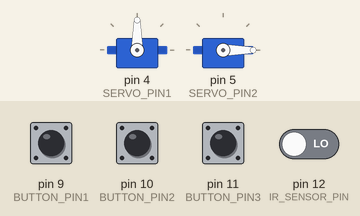
A sketch run on a simulated Arduino Uno, built with avr-gcc and run on an emulated ATmega328P. Parts: 2 × servo. Inputs (shaded band) come from the test bench; at power-on: pin 9 (BUTTON_PIN1), pin 10 (BUTTON_PIN2), pin 11 (BUTTON_PIN3) HIGH, pin 12 (IR_SENSOR_PIN) LOW.

Above: at 1.2 s.
1.3 s: pin 9 (BUTTON_PIN1) pulled LOW for 0.15 s
At 2.7 s:
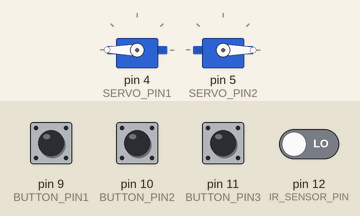
4.4 s: pin 12 (IR_SENSOR_PIN) driven HIGH
At 5.7 s:
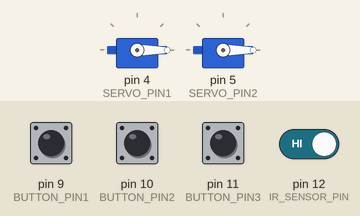
6.8 s: pin 12 (IR_SENSOR_PIN) driven LOW
At 7.4 s:
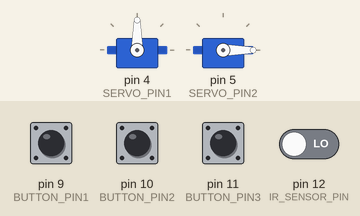
8.3 s: pin 10 (BUTTON_PIN2) pulled LOW for 0.15 s
At 9.2 s:
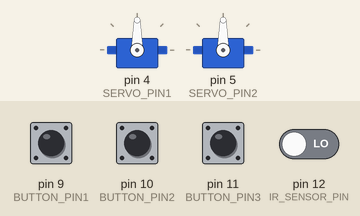
11.4 s: pin 10 (BUTTON_PIN2) pulled LOW for 1 s
At 14.5 s:
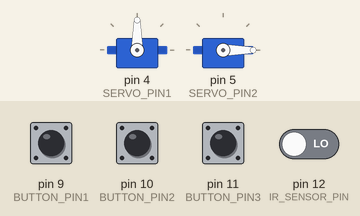
Timing chart, 0 to 16.0 s (numbered marks = the images above; inputs shaded):
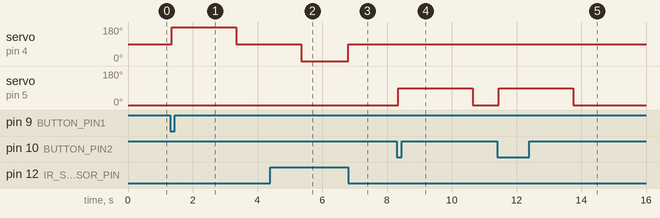

The sketch:

servo_control-_base_.ino
```cpp
#include <Servo.h>

const int BUTTON_PIN1   = 9; // pin raspi 5
const int BUTTON_PIN2   = 10; // pin raspi 6, dari output raspi
const int BUTTON_PIN3   = 11;  // pin raspi 16 === ini konek kemana??
const int IR_SENSOR_PIN = 12; // ir reset posisition
const int SERVO_PIN1    = 4;  // servo continuous rotation
const int SERVO_PIN2    = 5;  // servo positional 180 derajat

const int SERVO_STOP = 90;    // netral (berhenti) - servo 1
const int SERVO_CW   = 180;   // putar CW - servo 1
const int SERVO_CCW  = 0;     // putar CCW - servo 1

// Catatan asumsi sensor IR (sesuai spesifikasi terbaru):
//   - IR_SENSOR_PIN == HIGH  -> BELUM di posisi awal -> servo1 CCW (mencari home)
//   - IR_SENSOR_PIN == LOW   -> SUDAH di posisi awal  -> servo1 berhenti (home tercapai)
// Jika ternyata modul sensor kamu punya polaritas terbalik, tinggal balik kondisi
// pembacaan "irSensorHigh" di bawah.

// ==== Durasi servo 1 ====
const unsigned long MOVE_OUT_DURATION = 2000; // durasi gerak CW menjauh dari home (dipicu tombol)
const unsigned long HOLD_DELAY_BTN1   = 2000; // jeda setelah CW, untuk BUTTON_PIN1
const unsigned long HOLD_DELAY_BTN3   = 8000; // jeda setelah CW, untuk BUTTON_PIN3

// ==== Konfigurasi servo 2 (positional 180 derajat) ====
const int SERVO2_HOME_ANGLE   = 0;    // posisi awal
const int SERVO2_TARGET_ANGLE = 90;   // posisi target
const unsigned long SERVO2_TRAVEL_TIME = 300;  // asumsi waktu tempuh fisik servo, sesuaikan jika perlu
const unsigned long SERVO2_HOLD_DELAY  = 2000; // jeda 2 detik di posisi target

// ================= STATE MACHINE SERVO 1 =================
enum Servo1State {
  S1_HOMING,         // mencari posisi awal: CCW selama IR HIGH, berhenti saat IR LOW
  S1_IDLE,           // diam di posisi awal (IR LOW), menunggu tombol
  S1_MOVING_OUT,     // CW menjauh dari home (2 detik), dipicu tombol 1 / tombol 3
  S1_HOLDING         // menahan posisi, durasi tergantung tombol pemicu
};

// ================= STATE MACHINE SERVO 2 =================
enum Servo2State {
  S2_IDLE,
  S2_MOVING_TO_TARGET,
  S2_HOLDING,
  S2_RETURNING_HOME
};

Servo1State currentState1 = S1_HOMING; // mulai dengan homing supaya servo1 mencari posisi awal saat boot
Servo2State currentState2 = S2_IDLE;

unsigned long stateStartTime1 = 0;
unsigned long stateStartTime2 = 0;
unsigned long holdDuration1   = 0; // diisi HOLD_DELAY_BTN1 atau HOLD_DELAY_BTN3 tergantung pemicu

// Debounce & edge-detect Button 1
bool lastButtonReading1 = HIGH;
bool buttonStableState1 = HIGH;
unsigned long lastDebounceTime1 = 0;

// Debounce & edge-detect Button 2
bool lastButtonReading2 = HIGH;
bool buttonStableState2 = HIGH;
unsigned long lastDebounceTime2 = 0;

// Debounce & edge-detect Button 3
bool lastButtonReading3 = HIGH;
bool buttonStableState3 = HIGH;
unsigned long lastDebounceTime3 = 0;

const unsigned long debounceDelay = 50;

Servo myServo;   // servo 1 (continuous rotation)
Servo myServo2;  // servo 2 (positional 180 derajat)

void setup() {
  pinMode(BUTTON_PIN1, INPUT_PULLUP);
  pinMode(BUTTON_PIN2, INPUT_PULLUP);
  pinMode(BUTTON_PIN3, INPUT_PULLUP);
  pinMode(IR_SENSOR_PIN, INPUT); // asumsi: output IR sensor push-pull

  myServo.attach(SERVO_PIN1);
  myServo.write(SERVO_STOP);

  myServo2.attach(SERVO_PIN2);
  myServo2.write(SERVO2_HOME_ANGLE); // posisi awal 0 derajat
}

void loop() {
  bool button1PressedEvent = readButtonPressed(BUTTON_PIN1, lastButtonReading1, buttonStableState1, lastDebounceTime1);
  bool button2PressedEvent = readButtonPressed(BUTTON_PIN2, lastButtonReading2, buttonStableState2, lastDebounceTime2);
  bool button3PressedEvent = readButtonPressed(BUTTON_PIN3, lastButtonReading3, buttonStableState3, lastDebounceTime3);

  // Nama variabel langsung merepresentasikan kondisi fisik pin (tidak dibalik),
  // supaya tidak menyesatkan seperti sebelumnya.
  bool irSensorHigh = (digitalRead(IR_SENSOR_PIN) == HIGH);

  // ================= STATE MACHINE SERVO 1 =================
  switch (currentState1) {

    case S1_HOMING:
      // Selama IR masih HIGH (belum di posisi awal), terus putar CCW mencari home.
      if (irSensorHigh) {
        myServo.write(SERVO_CCW);
      } else {
        // IR sudah LOW -> posisi awal tercapai -> berhenti
        myServo.write(SERVO_STOP);
        currentState1 = S1_IDLE;
      }
      break;

    case S1_IDLE:
      myServo.write(SERVO_STOP);

      // Safety: kalau tiba-tiba IR terbaca HIGH lagi saat idle, cari home ulang.
      if (irSensorHigh) {
        currentState1 = S1_HOMING;
        break;
      }

      // Servo 1 hanya boleh mulai siklus baru kalau servo 2 sedang idle (interlock).
      if ((button1PressedEvent || button3PressedEvent) && currentState2 == S2_IDLE) {
        holdDuration1 = button1PressedEvent ? HOLD_DELAY_BTN1 : HOLD_DELAY_BTN3;
        myServo.write(SERVO_CW);
        stateStartTime1 = millis();
        currentState1 = S1_MOVING_OUT;
      }
      break;

    case S1_MOVING_OUT:
      if (millis() - stateStartTime1 >= MOVE_OUT_DURATION) {
        myServo.write(SERVO_STOP);
        stateStartTime1 = millis();
        currentState1 = S1_HOLDING;
      }
      break;

    case S1_HOLDING:
      if (millis() - stateStartTime1 >= holdDuration1) {
        // Kembali ke posisi awal berbasis feedback sensor IR (bukan waktu tetap).
        // IR seharusnya sudah HIGH lagi (karena tadi bergerak menjauh dari home),
        // sehingga langsung masuk proses homing (CCW sampai IR LOW).
        currentState1 = S1_HOMING;
      }
      break;
  }

  // ================= STATE MACHINE SERVO 2 =================
  switch (currentState2) {
    case S2_IDLE:
      // Servo 2 hanya boleh mulai siklus baru kalau servo 1 sedang IDLE (interlock).
      if (button2PressedEvent && currentState1 == S1_IDLE) {
        myServo2.write(SERVO2_TARGET_ANGLE);
        stateStartTime2 = millis();
        currentState2 = S2_MOVING_TO_TARGET;
      }
      break;

    case S2_MOVING_TO_TARGET:
      if (millis() - stateStartTime2 >= SERVO2_TRAVEL_TIME) {
        stateStartTime2 = millis();
        currentState2 = S2_HOLDING;
      }
      break;

    case S2_HOLDING:
      if (millis() - stateStartTime2 >= SERVO2_HOLD_DELAY) {
        myServo2.write(SERVO2_HOME_ANGLE);
        stateStartTime2 = millis();
        currentState2 = S2_RETURNING_HOME;
      }
      break;

    case S2_RETURNING_HOME:
      if (millis() - stateStartTime2 >= SERVO2_TRAVEL_TIME) {
        currentState2 = S2_IDLE;
      }
      break;
  }
}

// Mengembalikan true SEKALI setiap ada tap baru (falling edge, dengan debounce)
bool readButtonPressed(int pin, bool &lastReading, bool &stableState, unsigned long &lastDebounceTime) {
  bool reading = digitalRead(pin);
  bool pressedEvent = false;

  if (reading != lastReading) {
    lastDebounceTime = millis();
  }

  if ((millis() - lastDebounceTime) > debounceDelay) {
    if (reading != stableState) {
      stableState = reading;
      if (stableState == LOW) {
        pressedEvent = true;
      }
    }
  }

  lastReading = reading;
  return pressedEvent;
}
```

Measured:
- after the input at 1.3 s, servo on pin 4 (SERVO_PIN1): 90° → 180° after 0.05 s, → 90° 2.0 s later
- after the input at 4.4 s, servo on pin 4 (SERVO_PIN1): 90° → 0° after 0.95 s
- after the input at 6.8 s, servo on pin 4 (SERVO_PIN1): 0° → 90° at once
- after the input at 8.3 s, servo on pin 5 (SERVO_PIN2): 0° → 90° after 0.05 s, → 0° 2.3 s later
- after the input at 11.4 s, servo on pin 5 (SERVO_PIN2): 0° → 90° after 0.05 s, → 0° 2.3 s later
